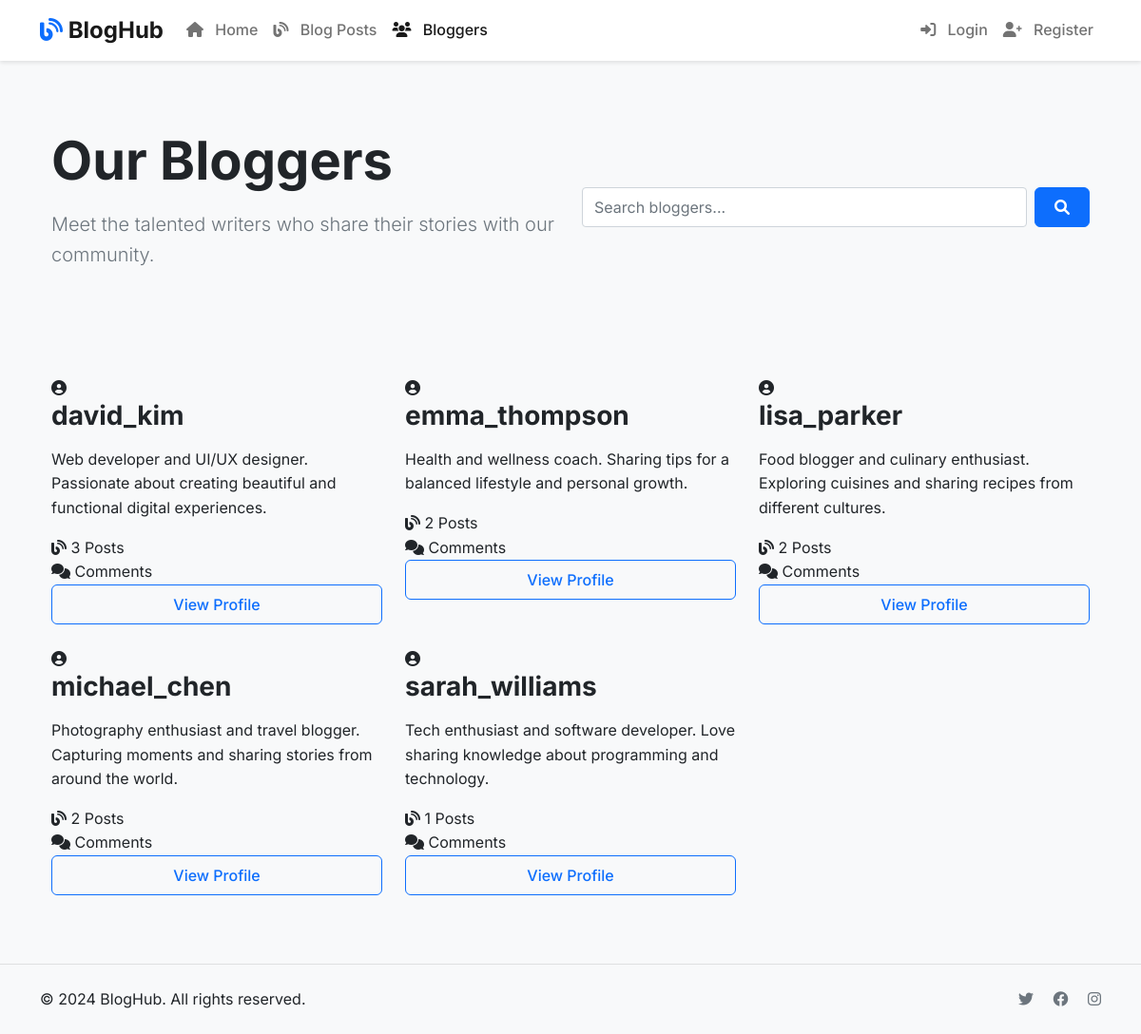
The app's page /blog/bloggers/, older data.
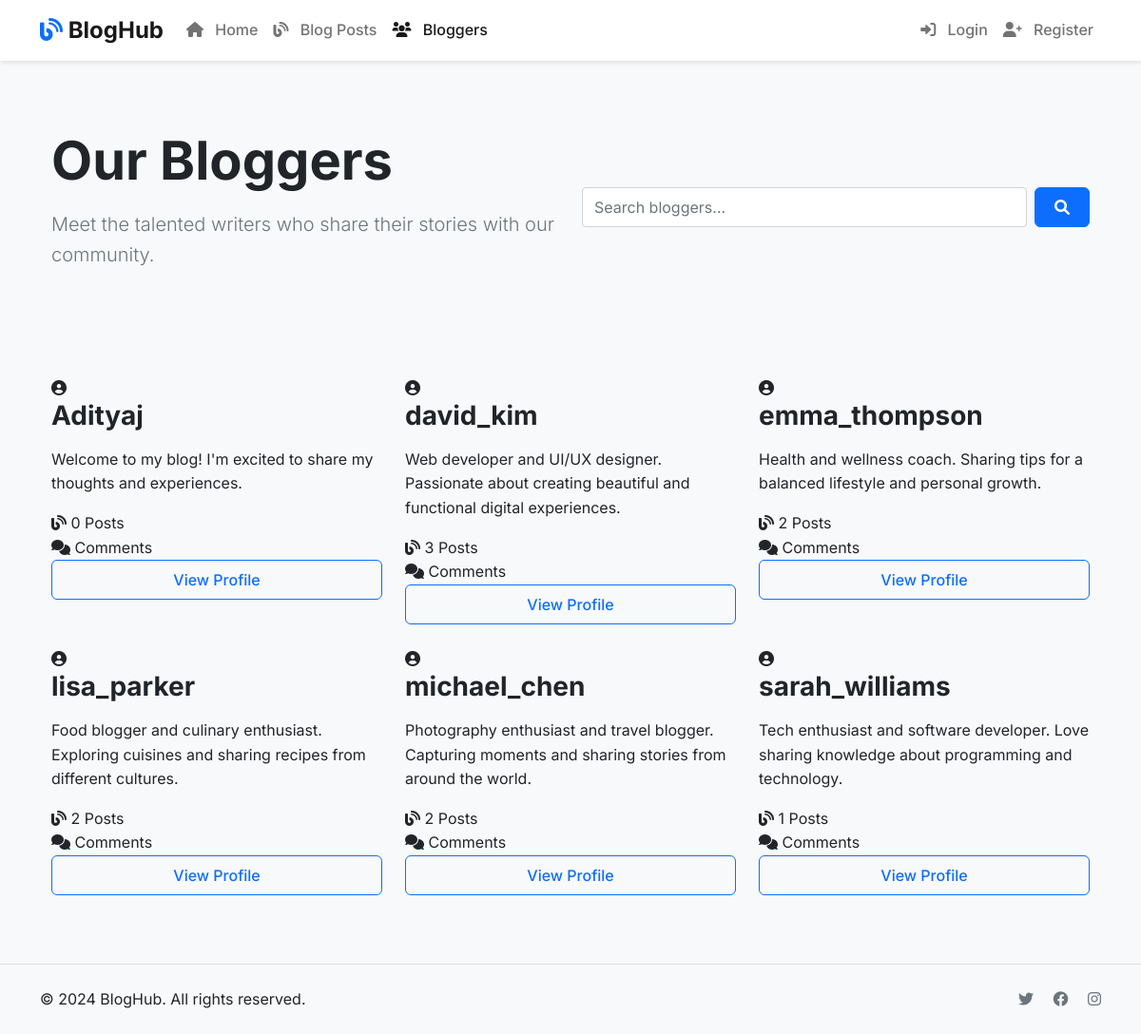
The same page, newer data.
### blog/models.py (models this page shows, shortened)
class Blogger(models.Model):
    user = models.OneToOneField(User, on_delete=models.CASCADE)
    bio = models.TextField(max_length=500, help_text="Enter your bio details here.")
    def get_absolute_url(self):
        return reverse('blogger-detail', args=[str(self.id)])

### blog/views.py (the view)
# urls.py: path('bloggers/', views.BloggerListView.as_view(), name='bloggers'),
class BloggerListView(ListView):
    model = Blogger
    template_name = 'blog/blogger_list.html'
    context_object_name = 'blogger_list'
    paginate_by = 9
    def get_queryset(self):
        queryset = super().get_queryset()
        search_query = self.request.GET.get('search')
        if search_query:
            queryset = queryset.filter(
                Q(user__username__icontains=search_query) |
                Q(bio__icontains=search_query)
            )
        return queryset.order_by('user__username')

### templates/blog/blogger_list.html (shortened to what this page needs)
{% extends "base_generic.html" %}
{% block content %}
<div class="page-header bg-light py-5 mb-5">
    <div class="container">
        <div class="row align-items-center">
            <div class="col-lg-6">
                <h1 class="display-4 fw-bold mb-3">Our Bloggers</h1>
                <p class="lead text-muted">Meet the talented writers who share their stories with our community.</p>
            </div>
            <div class="col-lg-6 text-lg-end">
                <div class="search-box">
                    <form action="" method="get" class="d-flex gap-2">
                        <input type="text" name="search" class="form-control" placeholder="Search bloggers..." value="{{ request.GET.search }}">
                        <button type="submit" class="btn btn-primary">
                            <i class="fas fa-search"></i>
                        </button>
                    </form>
                </div>
            </div>
        </div>
    </div>
</div>
<div class="container">
    <div class="row g-4">
        {% for blogger in blogger_list %}
        <div class="col-md-6 col-lg-4">
            <div class="blogger-card">
                <div class="blogger-header">
                    <div class="blogger-avatar">
                        <i class="fas fa-user-circle"></i>
                    </div>
                    <div class="blogger-info">
                        <h3 class="blogger-name">{{ blogger.user.username }}</h3>
                        <p class="blogger-bio">{{ blogger.bio|truncatewords:20 }}</p>
                    </div>
                </div>
                <div class="blogger-stats">
                    <div class="stat-item">
                        <i class="fas fa-blog"></i>
                        <span>{{ blogger.blogpost_set.count }} Posts</span>
                    </div>
                    <div class="stat-item">
                        <i class="fas fa-comments"></i>
                        <span>{{ blogger.comment_set.count }} Comments</span>
                    </div>
                </div>
                <div class="blogger-footer">
                    <a href="{{ blogger.get_absolute_url }}" class="btn btn-outline-primary w-100">
                        View Profile
                    </a>
                </div>
            </div>
        </div>
        {% endfor %}
    </div>
</div>
{% endblock %}

### templates/base_generic.html (shortened to what this page needs)
<!DOCTYPE html>
<html lang="en">
<head>
    <link href="https://cdn.jsdelivr.net/npm/bootstrap@5.1.3/dist/css/bootstrap.min.css" rel="stylesheet">
    <link href="https://cdnjs.cloudflare.com/ajax/libs/font-awesome/6.0.0/css/all.min.css" rel="stylesheet">
    {% load static %}
    <link href="{% static 'css/style.css' %}" rel="stylesheet">
</head>
<body>
    <header class="site-header">
        <nav class="navbar navbar-expand-lg navbar-light bg-white">
            <div class="container">
                <a class="navbar-brand" href="{% url 'index' %}">
                    <i class="fas fa-blog text-primary"></i> BlogHub
                </a>
                <div class="collapse navbar-collapse" id="navbarNav">
                    <ul class="navbar-nav me-auto">
                        <li class="nav-item">
                            <a class="nav-link {% if request.resolver_match.url_name == 'index' %}active{% endif %}" href="{% url 'index' %}">
                                <i class="fas fa-home"></i> Home
                            </a>
                        </li>
                        <li class="nav-item">
                            <a class="nav-link {% if request.resolver_match.url_name == 'blogs' %}active{% endif %}" href="{% url 'blogs' %}">
                                <i class="fas fa-blog"></i> Blog Posts
                            </a>
                        </li>
                        <li class="nav-item">
                            <a class="nav-link {% if request.resolver_match.url_name == 'bloggers' %}active{% endif %}" href="{% url 'bloggers' %}">
                                <i class="fas fa-users"></i> Bloggers
                            </a>
                        </li>
                    </ul>
                    <ul class="navbar-nav">
                        {% if user.is_authenticated %}
                        <li class="nav-item">
                            <a class="nav-link {% if request.resolver_match.url_name == 'blog-create' %}active{% endif %}" href="{% url 'blog-create' %}">
                                <i class="fas fa-plus-circle"></i> Create Post
                            </a>
                        </li>
                        <li class="nav-item">
                            <a class="nav-link" href="{% url 'logout' %}">
                                <i class="fas fa-sign-out-alt"></i> Logout
                            </a>
                        </li>
                        {% else %}
                        <li class="nav-item">
                            <a class="nav-link {% if request.resolver_match.url_name == 'login' %}active{% endif %}" href="{% url 'login' %}">
                                <i class="fas fa-sign-in-alt"></i> Login
                            </a>
                        </li>
                        <li class="nav-item">
                            <a class="nav-link {% if request.resolver_match.url_name == 'register' %}active{% endif %}" href="{% url 'register' %}">
                                <i class="fas fa-user-plus"></i> Register
                            </a>
                        </li>
                        {% endif %}
                    </ul>
                </div>
            </div>
        </nav>
    </header>
    <main class="site-main">
        <div class="container py-4">
            {% block content %}{% endblock %}
        </div>
    </main>
    <footer class="site-footer bg-light py-4 mt-5">
        <div class="container">
            <div class="row">
                <div class="col-md-6">
                    <p class="mb-0">&copy; 2024 BlogHub. All rights reserved.</p>
                </div>
                <div class="col-md-6 text-md-end">
                    <a href="#" class="text-muted me-3"><i class="fab fa-twitter"></i></a>
                    <a href="#" class="text-muted me-3"><i class="fab fa-facebook"></i></a>
                    <a href="#" class="text-muted"><i class="fab fa-instagram"></i></a>
                </div>
            </div>
        </div>
    </footer>
</body>
</html>

### static/css/style.css (style rules this page uses)
:root { --primary-color: #0d6efd; --secondary-color: #6c757d; --success-color: #198754; --info-color: #0dcaf0; --warning-color: #ffc107; --danger-color: #dc3545; --light-color: #f8f9fa; --dark-color: #212529; --border-radius: 0.375rem; --transition: all 0.2s ease-in-out; }
body { font-family: 'Inter', -apple-system, BlinkMacSystemFont, 'Segoe UI', Roboto, 'Helvetica Neue', Arial, sans-serif; color: var(--dark-color); line-height: 1.6; background-color: var(--light-color); }
.site-header { background-color: white; box-shadow: 0 2px 4px rgba(0, 0, 0, 0.1); position: sticky; top: 0; z-index: 1000; }
.navbar-brand { font-weight: 700; font-size: 1.5rem; }
.nav-link { font-weight: 500; padding: 0.5rem 1rem; color: var(--dark-color); transition: var(--transition); }
.nav-link:hover, .nav-link.active { color: var(--primary-color); }
.nav-link i { margin-right: 0.5rem; }
.btn { font-weight: 500; padding: 0.5rem 1.25rem; border-radius: var(--border-radius); transition: var(--transition); }
.btn-primary { background-color: var(--primary-color); border-color: var(--primary-color); }
.btn-outline-primary { color: var(--primary-color); border-color: var(--primary-color); }
h1, h2, h3, h4, h5, h6 { font-weight: 700; color: var(--dark-color); margin-bottom: 1rem; }
.display-4 { font-weight: 800; }
.lead { font-size: 1.25rem; font-weight: 300; }
.site-footer { background-color: white; border-top: 1px solid rgba(0, 0, 0, 0.1); }
.site-footer a { color: var(--secondary-color); transition: var(--transition); }

Row changes from the older to the newer data that the page shows:
added Blogger: user.username "Adityaj", bio "Welcome to my blog! I'm excited to share my thoughts and experiences.", blogpost_set.count "0"
